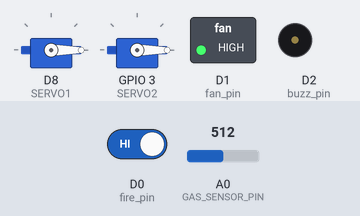
A sketch run on a simulated ESP8266 (NodeMCU). Shown: 2 × servo, switched loads named in the sketch (green lamp = pin HIGH), buzzer (waves = sounding, pin HIGH). Inputs (shaded band) come from the test bench; at power-on: D0 (fire_pin) HIGH, A0 (GAS_SENSOR_PIN) = 512. WiFi joins after 1.5 s; servers stay silent unless stated; what the sketch prints to the serial monitor is not drawn.

Above: at 2.7 s.
2.8 s: D0 (fire_pin) driven LOW
At 6.2 s:
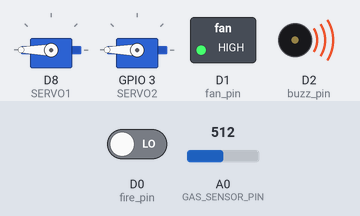
6.6 s: A0 (GAS_SENSOR_PIN) set to 471
8.1 s: A0 (GAS_SENSOR_PIN) set to 447
At 9.9 s:
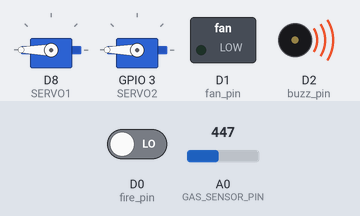
13.1 s: D0 (fire_pin) driven HIGH
At 16.3 s:
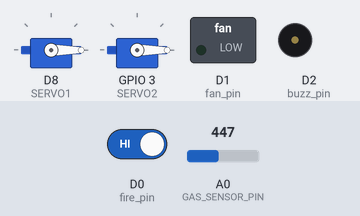
16.6 s: A0 (GAS_SENSOR_PIN) set to 511
At 17.2 s:
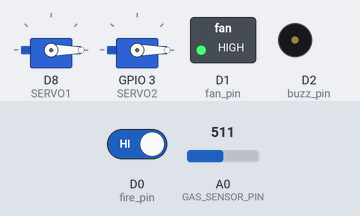
Timing chart, 0 to 19.2 s (numbered marks = the images above; inputs shaded):
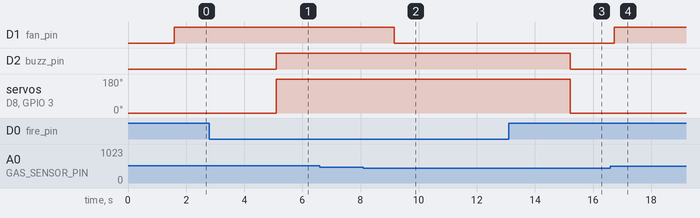

Measured:
- the behaviour switches between 457 and 456 on A0 (GAS_SENSOR_PIN) (found by bisection; images 1 and 2)
- after the input at 2.8 s, D2 (buzz_pin): LOW → HIGH after 2.3 s; servo on D8 (SERVO1), servo on GPIO 3 (SERVO2): 0° → 180° after 2.3 s
- after the input at 6.6 s, every drawn part: stays the same
- after the input at 8.1 s, D1 (fan_pin): HIGH → LOW after 1.1 s
- after the input at 13.1 s, D2 (buzz_pin): HIGH → LOW after 2.1 s; servo on D8 (SERVO1), servo on GPIO 3 (SERVO2): 180° → 0° after 2.1 s
- after the input at 16.6 s, D1 (fan_pin): LOW → HIGH after 0.14 s

The sketch:

code.ino
```cpp
#include <Servo.h>
#include <MFRC522.h>
#include <ESP8266WiFi.h>
#include <WiFiManager.h>
#include <SPI.h>

#define RST_PIN D3
#define SS_PIN D4
#define GAS_SENSOR_PIN A0
#define fan_pin D1
#define fire_pin D0
#define buzz_pin D2

MFRC522 mfrc522(SS_PIN, RST_PIN);
Servo SERVO1;
Servo SERVO2;

bool isFirstSwipe = true;
bool isDoorOpen = false;

void setup()
{
  Serial.begin(115200);
  SPI.begin();
  mfrc522.PCD_Init();
  SERVO1.attach(D8);
  SERVO2.attach(3);
  pinMode(fan_pin, OUTPUT);
  pinMode(buzz_pin, OUTPUT);
  pinMode(fire_pin, INPUT);
  digitalWrite(buzz_pin, LOW);
  digitalWrite(fan_pin, LOW);
  SERVO1.write(0);
  SERVO2.write(0);
  Serial.println("Đưa thẻ RFID vào phạm vi đọc...");

  WiFiManager wifiManager;
  if (!wifiManager.autoConnect("Hệ Thống PCCC", "11111111"))
  {
    Serial.println("Failed to connect and hit timeout");
    delay(3000);
    ESP.reset();
    delay(5000);
  }
  Serial.println("Connected to WiFi!");
  Serial.print("IP address: ");
  Serial.println(WiFi.localIP());
  SPI.begin();
  Serial.println("Kết nối WiFi thành công!");

  // Hiển thị thông tin tên và mật khẩu WiFi
  Serial.print("WiFi SSID: ");
  Serial.println(WiFi.SSID());
  Serial.print("WiFi Password: ");
  Serial.println(WiFi.psk());
}

void loop()
{
  rfid_check();
  MQ5();
  check_fire();
  delay(500);
}

void rfid_check()
{
  if (!mfrc522.PICC_IsNewCardPresent()) {
    return;
  }

  if (!mfrc522.PICC_ReadCardSerial()) {
    return;
  }

  unsigned long uidDec = 0;
  Serial.println("===================================");
  Serial.println("Card UID: ");

  for (byte i = 0; i < mfrc522.uid.size; i++) {
    uidDec = (uidDec * 256) + mfrc522.uid.uidByte[i];
  }
  Serial.print(uidDec);

  if (uidDec == 2736406578)
  {
    if (isFirstSwipe)
    {
      SERVO1.write(180);
      isFirstSwipe = false;
      isDoorOpen = true;
    }
    else
    {
      SERVO1.write(0);
      isFirstSwipe = true;
      isDoorOpen = false;
    }
  }

  mfrc522.PICC_HaltA();
}

void MQ5()
{
  int gasValue = analogRead(GAS_SENSOR_PIN);
  int mappedValue = map(gasValue, 0, 1023, 0, 225);

  Serial.print("Gas Sensor Value: ");
  Serial.println(mappedValue);

  if (mappedValue > 100)
  {
    digitalWrite(fan_pin, HIGH);
  }
  else
  {
    digitalWrite(fan_pin, LOW);
  }

  delay(1000);
}

void check_fire()
{
  int fireValue = digitalRead(fire_pin);

  if (fireValue == LOW)
  {
    Serial.println("Phát hiện lửa!");
    digitalWrite(buzz_pin, HIGH);
    SERVO1.write(180);
    SERVO2.write(180);
  }
  else
  {
    Serial.println("Bình thường");
    digitalWrite(buzz_pin, LOW);
    SERVO1.write(0);
    SERVO2.write(0);
  }

  delay(1000);
}
```
